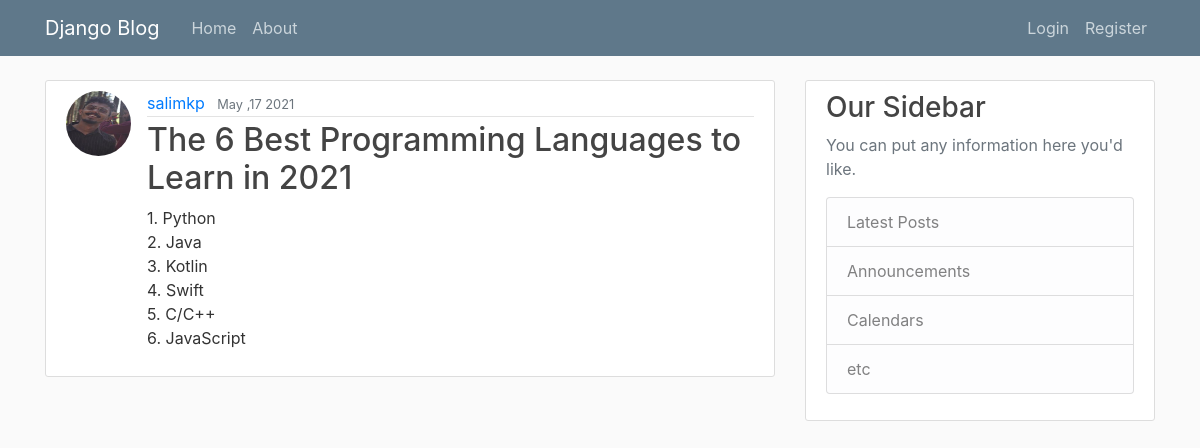
Page /post/20/ on the committed database.
### blog/models.py (models this page shows, shortened)
class Post(models.Model):
    title=models.CharField(max_length=100)
    content=models.TextField()
    date_posted=models.DateTimeField(default=timezone.now)
    author=models.ForeignKey(User, on_delete=models.CASCADE)

### users/models.py (models this page shows, shortened)
class Profile(models.Model):
    user = models.OneToOneField(User, on_delete=models.CASCADE)
    image = models.ImageField(default = 'default.jpg',upload_to='profile_pics')

### blog/views.py (the view)
# urls.py: path('post/<int:pk>/',PostDetailView.as_view(),name='post-detail'),
class PostDetailView(DetailView):
    model = Post

### blog/templates/blog/post_detail.html (shortened to what this page needs)
{% extends 'blog/base.html' %}
{% block  content %}
<article class="media content-section">
     <img class="rounded-circle  article-img " src="{{ object.author.profile.image.url }}" alt="not image">
        <div class="media-body">
            <div class="article-metadata">
            <a class="mr-2" href="{% url 'user-posts' object.author.username %}">{{ object.author }}</a>
            <small class="text-muted">{{ object.date_posted|date:"F ,d Y" }}</small>
            </div>
            <h2 class="article-title" >{{ object.title }}</h2>
            <p class="article-content">{{ object.content }}</p>
        </div>
</article>
{% endblock content %}

### blog/static/blog/main.css (style rules this page uses)
body { background: #fafafa; color: #333333; margin-top: 5rem; }
h1, h2, h3, h4, h5, h6 { color: #444444; }
.content-section { background: #ffffff; padding: 10px 20px; border: 1px solid #dddddd; border-radius: 3px; margin-bottom: 20px; }
.article-title { color: #444444; }
.article-content { white-space: pre-line; }
.article-img { height: 65px; width: 65px; margin-right: 16px; }
.article-metadata { padding-bottom: 1px; margin-bottom: 4px; border-bottom: 1px solid #e3e3e3 }

### rows in the picture
Post: author.profile.image (picture), author "salimkp", date_posted "May ,17 2021", title "The 6 Best Programming Languages to Learn in 2021", content "1. Python 2. Java 3. Kotlin 4. Swift 5. C/C++ 6. JavaScript"
